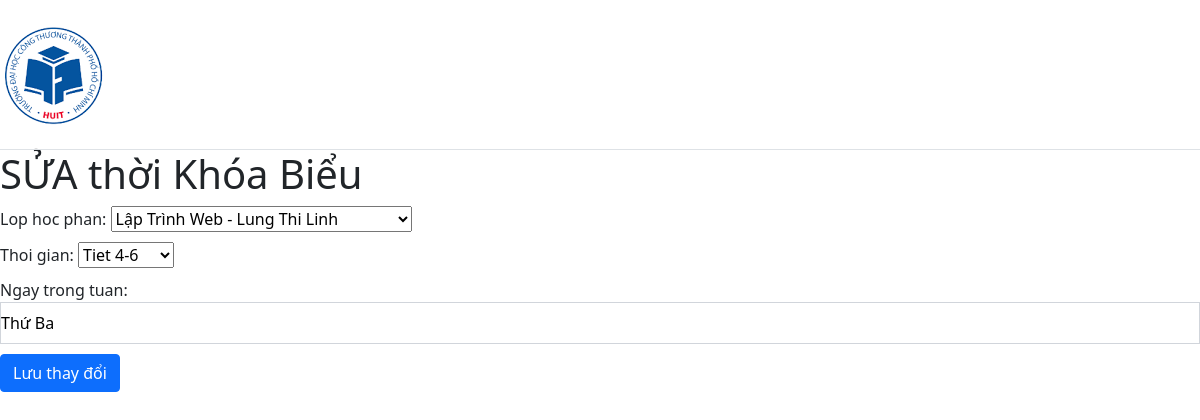
/TKB_APP/suaThoiKhoaBieu/23/, run on the app's committed database.
### TKB_APP/models.py (models this page shows, shortened)
class ThoiKhoaBieu(models.Model):
    lop_hoc_phan = models.ForeignKey(LopHocPhan, on_delete=models.CASCADE)
    thoi_gian = models.ForeignKey(TietHoc, on_delete=models.CASCADE)
    ngay_trong_tuan = models.CharField(max_length=10)

### TKB_APP/views.py (the view)
# urls.py: path('suaThoiKhoaBieu/<int:thoi_khoa_bieu_id>/', views.suaThoiKhoaBieu, name='suaThoiKhoaBieu'),
def suaThoiKhoaBieu(request, thoi_khoa_bieu_id):
    thoi_khoa_bieu = get_object_or_404(ThoiKhoaBieu, id=thoi_khoa_bieu_id)
    if request.method == 'POST':
        form = ThoiKhoaBieuForm(request.POST, request.FILES, instance=thoi_khoa_bieu)
        if form.is_valid():
            temp_thoi_khoa_bieu = form.save(commit=False)
            if check_schedule_conflict(temp_thoi_khoa_bieu):
                form.add_error(None,'Lỗi rùng lịch,hãy chọn lại' )
            else:
                temp_thoi_khoa_bieu.save()
                return HttpResponseRedirect('/TKB_APP/schedule')
    else:
        form = ThoiKhoaBieuForm(instance=thoi_khoa_bieu)
    return render(request, 'pages/SuaThoiKhoaBieu.html', {'form': form})

### TKB_APP/forms.py (shortened to what this page needs)
class ThoiKhoaBieuForm(forms.ModelForm):
    class Meta:
        model = ThoiKhoaBieu
        fields = ['lop_hoc_phan','thoi_gian','ngay_trong_tuan']

### TKB_APP/models.py (called while the page is built)
    def __str__(self):
        return self.TenGiangVien

    def __str__(self):
        return self.TenMonHoc

    def __str__(self):
        return f"{self.mon_hoc} - {self.giang_vien}"

    def __str__(self):
        return self.TietTrongKhungGio

### TKB_APP/templates/pages/SuaThoiKhoaBieu.html (shortened to what this page needs)
{% extends "pages/layout.html" %}
{% block content %}
<main class="p-6 sm:p-10 space-y-6">
  <div class="flex flex-col space-y-6 md:space-y-0 md:flex-row justify-between">
    <div class="mr-6">
      <h1 class="text-4xl font-semibold mb-2">SỬA thời Khóa Biểu</h1>
    </div>
  </div>
  <div class="bg-white p-6 rounded-lg shadow-md">
    <form method="post" class="space-y-4">
        {% for field in form %}
          <div class="form-group">
            {{ field.label_tag }}
            {{ field }}
          </div>
        {% endfor %}
        <div class="flex justify-end">
          <button type="submit" class="btn btn-primary">Lưu thay đổi</button>
        </div>
      </form>
  </div>
</main>
{% endblock %}

### TKB_APP/templates/pages/SuaThoiKhoaBieu.html (style rules this page uses)
input { border: 1px solid rgb(209 213 219); padding: 8px 0; width: 100%; }
.form-group { margin-bottom: 10px; }

### data on the page
ThoiKhoaBieu: form "Lập Trình Web - Lung Thi Linh" "Tiet 4-6" "Thứ Ba"

### other printed values
{{ field.label_tag }} "Lop hoc phan:" "Thoi gian:" "Ngay trong tuan:"
